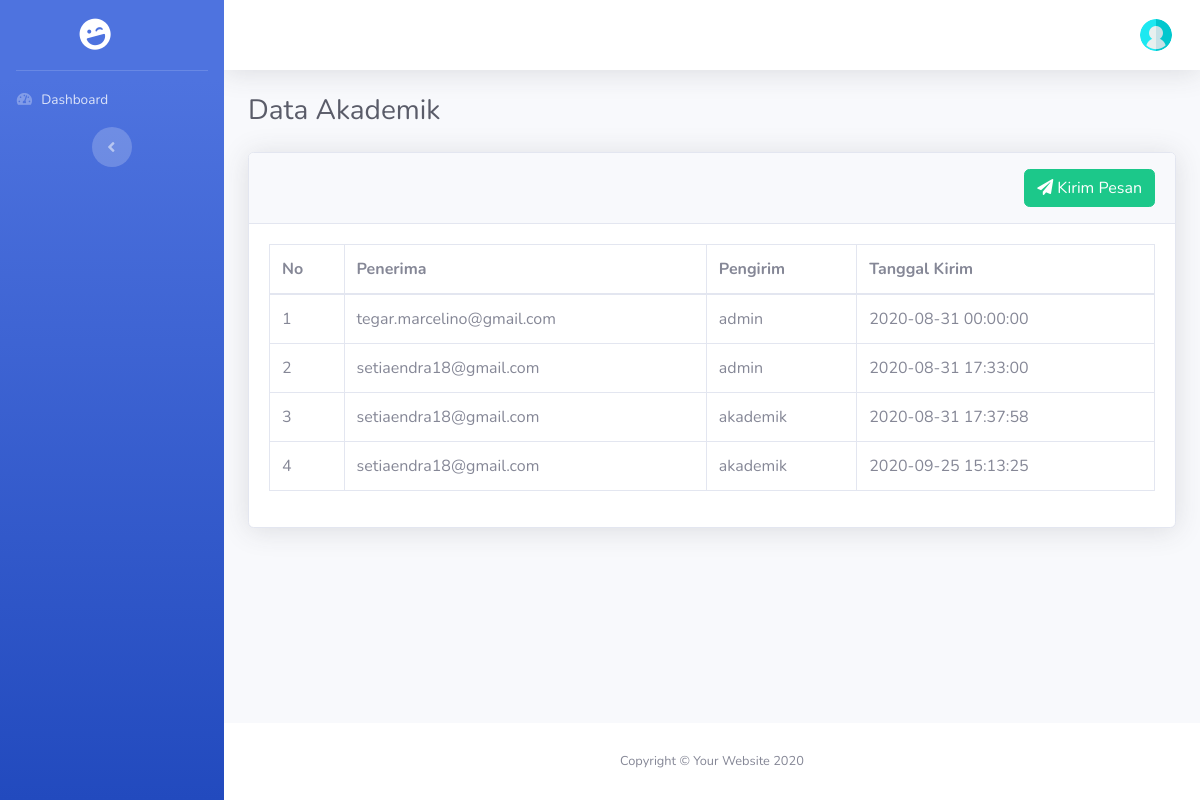
/index.php/admin/email, run on an earlier commit of the app's database.
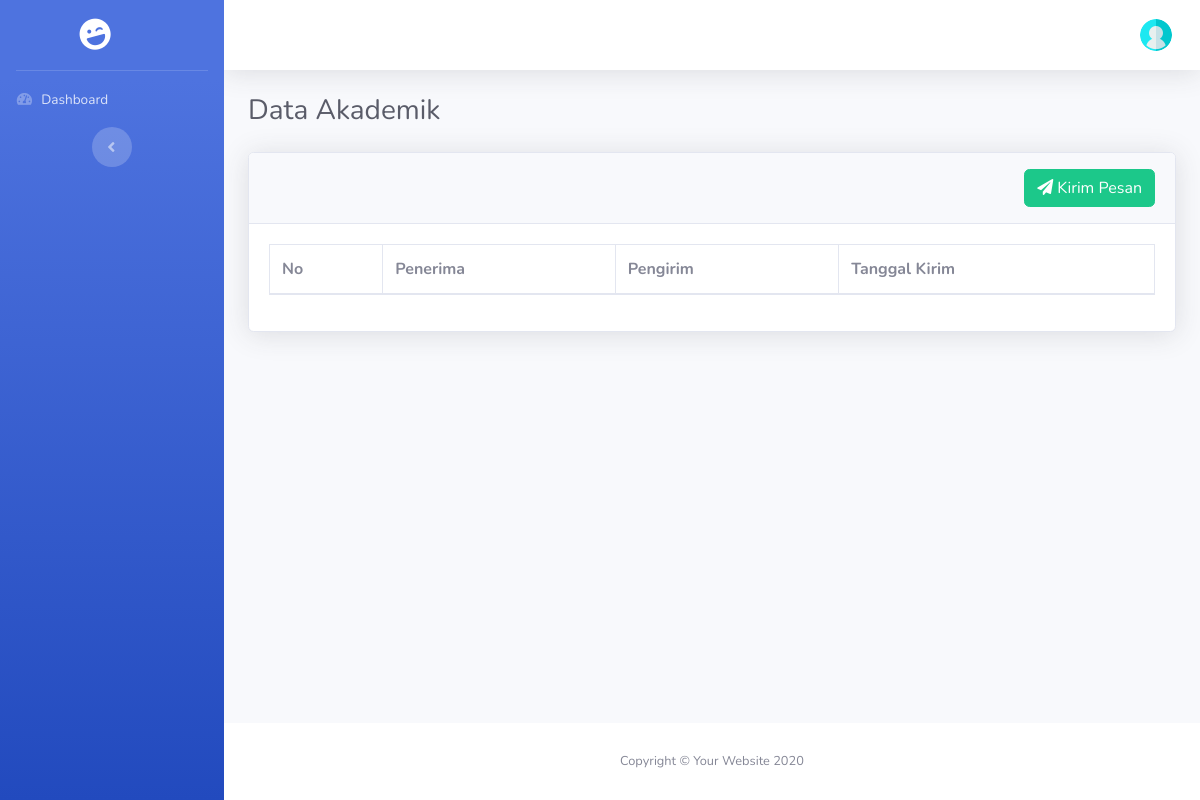
And on a later commit of the database.
### tables this page shows
CREATE TABLE `email` (
  `id` bigint NOT NULL AUTO_INCREMENT,
  `penerima` varchar(255) DEFAULT NULL,
  `pengirim` varchar(255) DEFAULT NULL,
  `isi` text,
  `tanggal_kirim` datetime DEFAULT NULL,
  PRIMARY KEY (`id`)
);

### application/controllers/Admin.php (called while the page is built, shortened)
<?php
class Admin extends CI_Controller
{
    function __construct()
    {
        $this->load->Model('M_admin','mod');
    }
    public function email()
    {
        $data['halaman']    = "Data Email";
        $data['email']      = $this->mod->m_get_all_email();
        $this->load->view('head.php', $data);
        $this->load->view('sidebar.php');
        $this->load->view('header.php');
        $this->load->view('admin/email/index', $data);
        $this->load->view('footer.php');
    }
}

### index.php (called while the page is built, shortened)
<?php
require_once BASEPATH.'core/CodeIgniter.php';

### application/models/M_admin.php (called while the page is built, shortened)
<?php
Class M_admin extends CI_Model
{
    public function m_get_all_email()
    {
        $this->db->select()
            ->from('email');
        $query = $this->db->get_compiled_select();
        $data  = $this->db->query($query)->result_array();
        return $data;
    }
}

### application/views/admin/email/index.php (the view, shortened to what this page needs)
<div class="container-fluid">
    <h1 class="h3 mb-4 text-gray-800">Data Akademik</h1>
    <div class="card shadow mb-4">
        <div class="card-header py-3">
            <button type="button" class="btn btn-success float-right" data-toggle="modal" data-target="#kirimEmail"><i class="fas fa-paper-plane"></i>&nbsp;Kirim Pesan</button>
        </div>
        <div class="card-body">
            <div class="table-responsive">
                <table class="table table-bordered" id="dataTable" width="100%" cellspacing="0">
                    <thead>
                        <tr>
                            <th>No</th>
                            <th>Penerima</th>
                            <th>Pengirim</th>
                            <th>Tanggal Kirim</th>
                        </tr>
                    </thead>
                    <tbody>
                        <?php
                            $i = 1;
                            foreach($email as $email):?>
                            <tr>
                                <td><?php echo $i;?></td>
                                <td><?php echo $email['penerima'];?></td>
                                <td><?php echo $email['pengirim'];?></td>
                                <td><?php echo $email['tanggal_kirim']?></td>
                            </tr>
                        <?php
                            $i++;
                            endforeach;?>
                    </tbody>
                </table>
            </div>
        </div>
    </div>
</div>

What changed in the data, as far as the page shows it:
removed email: penerima "tegar.marcelino@gmail.com", pengirim "admin", tanggal_kirim "2020-08-31 00:00:00"
removed email: penerima "setiaendra18@gmail.com", pengirim "admin", tanggal_kirim "2020-08-31 17:33:00"
removed email: penerima "setiaendra18@gmail.com", pengirim "akademik", tanggal_kirim "2020-08-31 17:37:58"
removed email: penerima "setiaendra18@gmail.com", pengirim "akademik", tanggal_kirim "2020-09-25 15:13:25"
